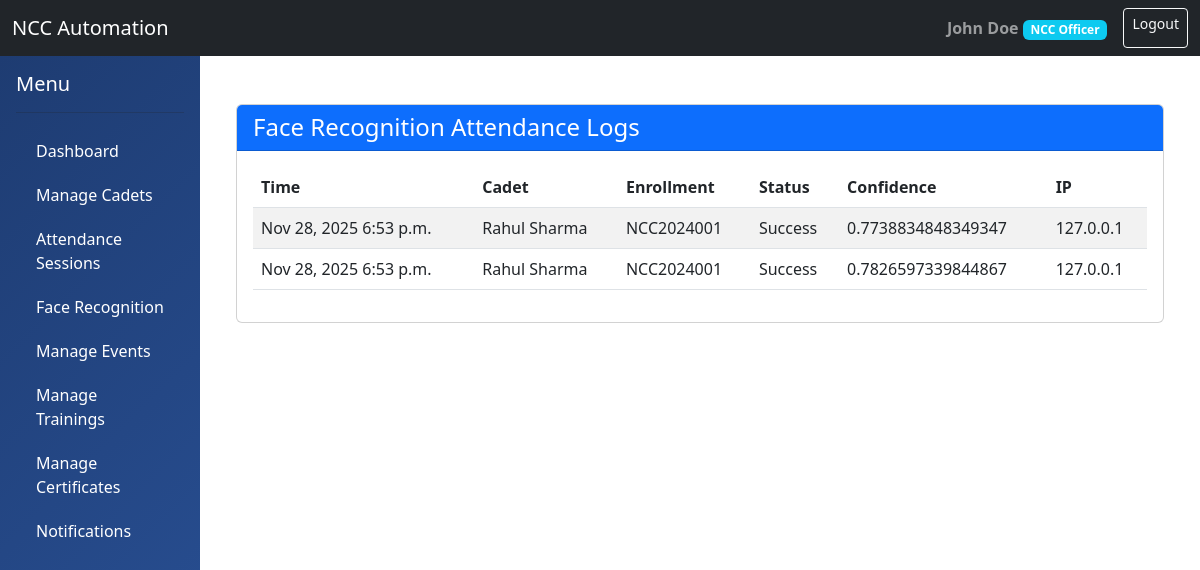
/attendance/session/2/logs/ (signed in), run on the app's committed database.
### accounts/models.py (models this page shows, shortened)
class User(AbstractUser):
    ROLE_CHOICES = (
        ('ADMIN', 'Administrator'),
        ('OFFICER', 'NCC Officer'),
        ('CADET', 'Cadet'),
    )
    role = models.CharField(max_length=10, choices=ROLE_CHOICES, default='CADET')
    phone_number = models.CharField(max_length=15, blank=True, null=True)
    profile_picture = models.ImageField(upload_to='profiles/', blank=True, null=True)
    date_of_birth = models.DateField(blank=True, null=True)
    address = models.TextField(blank=True, null=True)
    created_at = models.DateTimeField(auto_now_add=True)
    updated_at = models.DateTimeField(auto_now=True)
    is_active_member = models.BooleanField(default=True)
    class Meta:
        db_table = 'users'
        permissions = (
            ('can_view_all_cadets', 'Can view all cadets'),
            ('can_manage_unit', 'Can manage unit'),
            ('can_mark_attendance', 'Can mark attendance'),
            ('can_create_events', 'Can create events'),
        )

class Cadet(models.Model):
    RANK_CHOICES = (
        ('CDT', 'Cadet'),
        ('LCPL', 'Lance Corporal'),
        ('CPL', 'Corporal'),
        ('SGT', 'Sergeant'),
        ('SUO', 'Senior Under Officer'),
    )
    user = models.OneToOneField(User, on_delete=models.CASCADE, related_name='cadet_profile')
    rank = models.CharField(max_length=10, choices=RANK_CHOICES, default='CDT')
    unit = models.ForeignKey('units.Unit', on_delete=models.SET_NULL, null=True, related_name='cadets')
    enrollment_number = models.CharField(max_length=50, unique=True)
    enrollment_date = models.DateField()
    college_name = models.CharField(max_length=200)
    course = models.CharField(max_length=100)
    year_of_study = models.IntegerField()
    roll_number = models.CharField(max_length=50)
    parent_name = models.CharField(max_length=200)
    parent_phone = models.CharField(max_length=15)
    parent_email = models.EmailField(blank=True, null=True)
    emergency_contact = models.CharField(max_length=15)
    blood_group = models.CharField(max_length=5, blank=True)
    height = models.DecimalField(max_digits=5, decimal_places=2, blank=True, null=True)
    weight = models.DecimalField(max_digits=5, decimal_places=2, blank=True, null=True)
    assigned_officer = models.ForeignKey(Officer, on_delete=models.SET_NULL, null=True, blank=True, related_name='assigned_cadets')
    class Meta:
        db_table = 'cadets'

### attendance/face_recognition/models.py (models this page shows, shortened)
class FaceAttendanceLog(models.Model):
    ATTENDANCE_STATUS = (
        ('SUCCESS', 'Success'),
        ('FAILED', 'Failed'),
        ('UNKNOWN', 'Unknown Face'),
        ('MULTIPLE', 'Multiple Faces Detected'),
        ('NONE', 'No Face Detected'),
    )
    session = models.ForeignKey(
        'attendance.AttendanceSession',
        on_delete=models.CASCADE,
        related_name='face_attendance_logs'
    )
    cadet = models.ForeignKey(
        Cadet,
        on_delete=models.SET_NULL,
        null=True,
        blank=True,
        related_name='face_attendance_logs'
    )
    status = models.CharField(
        max_length=10,
        choices=ATTENDANCE_STATUS,
        help_text="Status of the face recognition attempt"
    )
    confidence = models.FloatField(
        null=True,
        blank=True,
        help_text="Confidence score of the face match (0-1)"
    )
    ip_address = models.GenericIPAddressField(
        null=True,
        blank=True,
        help_text="IP address of the device used for attendance"
    )
    created_at = models.DateTimeField(auto_now_add=True)
    class Meta:
        db_table = 'face_attendance_logs'
        ordering = ['-created_at']
        verbose_name = 'Face Attendance Log'
        verbose_name_plural = 'Face Attendance Logs'

### attendance/views_face_recognition.py (the view, shortened to what this page needs)
@login_required
def attendance_logs_view(request, session_id=None):
    if session_id:
        session = get_object_or_404(AttendanceSession, id=session_id)
        logs = FaceAttendanceLog.objects.filter(session=session).order_by('-created_at')
    context = {
        'logs': logs,
        'session': session if session_id else latest_session
    }
    return render(request, 'attendance/attendance_logs.html', context)

### templates/attendance/attendance_logs.html (shortened to what this page needs)
{% extends 'base.html' %}
{% load static %}
{% block content %}
<div class="container mt-4">
    <div class="card">
        <div class="card-header bg-primary text-white">
            <h4 class="mb-0">Face Recognition Attendance Logs</h4>
        </div>
        <div class="card-body">
            {% if logs %}
                <div class="table-responsive">
                    <table class="table table-striped table-hover">
                        <thead>
                            <tr>
                                <th>Time</th>
                                <th>Cadet</th>
                                <th>Enrollment</th>
                                <th>Status</th>
                                <th>Confidence</th>
                                <th>IP</th>
                            </tr>
                        </thead>
                        <tbody>
                            {% for log in logs %}
                                <tr>
                                    <td>{{ log.created_at|date:'M j, Y g:i a' }}</td>
                                    <td>{% if log.cadet %}{{ log.cadet.user.get_full_name }}{% else %}-{% endif %}</td>
                                    <td>{% if log.cadet %}{{ log.cadet.enrollment_number }}{% else %}-{% endif %}</td>
                                    <td>{{ log.get_status_display }}</td>
                                    <td>{{ log.confidence|default:'N/A' }}</td>
                                    <td>{{ log.ip_address|default:'-' }}</td>
                                </tr>
                            {% endfor %}
                        </tbody>
                    </table>
                </div>
            {% else %}
                <div class="text-muted">
                    <p>No logs available for this session.</p>
                </div>
            {% endif %}
        </div>
    </div>
</div>
{% endblock %}

### templates/base.html (shortened to what this page needs)
<!DOCTYPE html>
<html lang="en">
<head>
    <link href="https://cdn.jsdelivr.net/npm/bootstrap@5.3.0/dist/css/bootstrap.min.css" rel="stylesheet">
</head>
<body>
    <nav class="navbar navbar-expand-lg navbar-dark bg-dark">
        <div class="container-fluid">
            <a class="navbar-brand" href="{% url 'dashboard' %}">NCC Automation</a>
            <div class="d-flex">
                {% if user.is_authenticated %}
                <span class="navbar-text me-3">
                    <strong>{{ user.get_full_name }}</strong>
                    <span class="badge bg-info">{{ user.get_role_display }}</span>
                </span>
                <a href="{% url 'logout' %}" class="btn btn-outline-light btn-sm">Logout</a>
                {% endif %}
            </div>
        </div>
    </nav>
    <div class="container-fluid">
        <div class="row">
            {% if user.is_authenticated %}
            <div class="col-md-2 sidebar p-0">
                <div class="p-3">
                    <h5 class="text-white">Menu</h5>
                    <hr class="bg-white">
                    <a href="{% url 'dashboard' %}">Dashboard</a>
                    {% if user.role != 'CADET' %}
                        <a href="{% url 'cadet_list' %}">Manage Cadets</a>
                        <a href="{% url 'attendance_session_list' %}">Attendance Sessions</a>
                        <a href="{% url 'face_management' %}">Face Recognition</a>
                        <a href="{% url 'event_list' %}">Manage Events</a>
                        <a href="{% url 'training_list' %}">Manage Trainings</a>
                        <a href="{% url 'certificate_list' %}">Manage Certificates</a>
                        <a href="{% url 'notification_list' %}">Notifications</a>
                    {% endif %}
                </div>
            </div>
            {% endif %}
            <div class="col-md-10 p-4">
                {% block content %}{% endblock %}
            </div>
        </div>
    </div>
</body>
</html>

### templates/base.html (style rules this page uses)
.sidebar { min-height: 100vh; background: linear-gradient(135deg, #1e3c72 0%, #2a5298 100%); }
.sidebar a { color: white; text-decoration: none; padding: 10px 20px; display: block; transition: all 0.3s; }

### data on the page
User: get_full_name "John Doe", role "NCC Officer"
FaceAttendanceLog: created_at "Nov 28, 2025 6:53 p.m.", cadet.user.get_full_name "Rahul Sharma", cadet.enrollment_number "NCC2024001", status "Success", confidence "0.7738834848349347", ip_address "127.0.0.1"
FaceAttendanceLog: created_at "Nov 28, 2025 6:53 p.m.", cadet.user.get_full_name "Rahul Sharma", cadet.enrollment_number "NCC2024001", status "Success", confidence "0.7826597339844867", ip_address "127.0.0.1"
